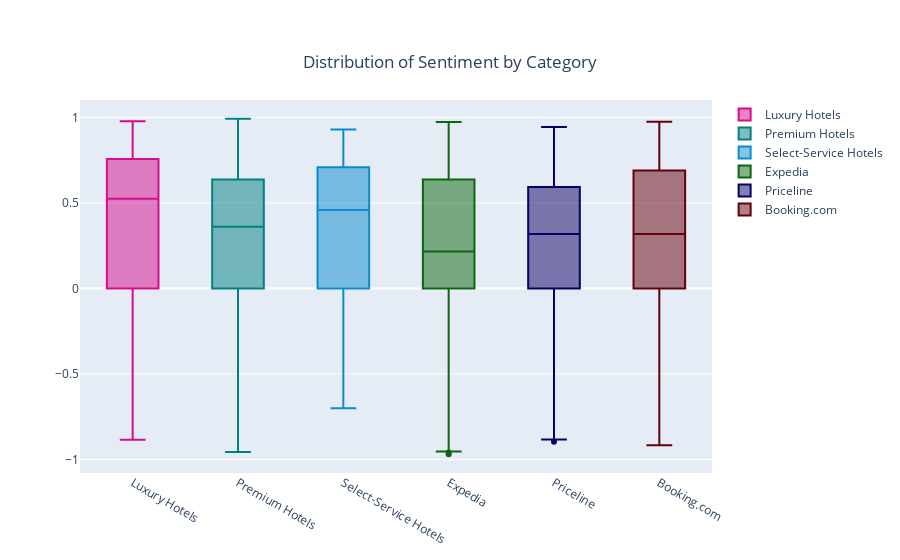

This figure's notebook cell:
### Markdown cell above
Each tweet was given a sentiment score using VADER. The VADER compound score is a metric that calculates the sum of all the lexicon ratings which have been normalized between -1(most extreme negative) and +1 (most extreme positive). This metric was used to analyze sentiment.

### Code cell
y0 = all_data.loc[all_data['Class'] == 'Luxury']['Sentiment_VADER']
y1 = all_data.loc[all_data['Class'] == 'Premium']['Sentiment_VADER']
y2 = all_data.loc[all_data['Class'] == 'Select']['Sentiment_VADER']
y3 = all_data.loc[all_data['Class'] == 'Expedia']['Sentiment_VADER']
y4 = all_data.loc[all_data['Class'] == 'Priceline']['Sentiment_VADER']
y5 = all_data.loc[all_data['Class'] == 'Booking.com']['Sentiment_VADER']

trace0 = go.Box(
    y=y0,
    name = 'Luxury Hotels',
    marker = dict(
        color = 'rgb(214, 12, 140)',
    )
)
trace1 = go.Box(
    y=y1,
    name = 'Premium Hotels',
    marker = dict(
        color = 'rgb(0, 128, 128)',
    )
)
trace2 = go.Box(
    y=y2,
    name = 'Select-Service Hotels',
    marker = dict(
        color = 'rgb(10, 140, 208)',
    )
)
trace3 = go.Box(
    y=y3,
    name = 'Expedia',
    marker = dict(
        color = 'rgb(12, 102, 14)',
    )
)
trace4 = go.Box(
    y=y4,
    name = 'Priceline',
    marker = dict(
        color = 'rgb(10, 0, 100)',
    )
)
trace5 = go.Box(
    y=y5,
    name = 'Booking.com',
    marker = dict(
        color = 'rgb(100, 0, 10)',
    )
)
data = [trace0, trace1, trace2, trace3, trace4, trace5]
layout = go.Layout(
    title = {'text':"Distribution of Sentiment by Class", 'y':0.9,
        'x':0.5, 'xanchor': 'center',
        'yanchor': 'top'})

fig = go.Figure(data=data,layout=layout)
fig.show()
#iplot(fig, filename = "Sentiment Polarity Boxplot of Category Name")

### Figure 1 — Plotly figure (JSON) as saved in the notebook; plotly's stock layout.template omitted (floating-point values rounded to 4 significant figures; data arrays with more than 128 entries replaced by an {"elided": "..."} marker saying what was removed)
{"data": [{"marker": {"color": "rgb(214, 12, 140)"}, "name": "Luxury Hotels", "type": "box", "y": {"elided": "1015 float values"}}, {"marker": {"color": "rgb(0, 128, 128)"}, "name": "Premium Hotels", "type": "box", "y": {"elided": "13477 float values"}}, {"marker": {"color": "rgb(10, 140, 208)"}, "name": "Select-Service Hotels", "type": "box", "y": [0, 0.7673, 0, 0.4926, 0, 0.8275, 0.3612, 0.8689, 0.743, 0.9281, -0.4295, -0.6705, 0.6369, 0, 0.8718, 0, 0, 0.8016, 0, 0, 0.4019, 0.7906, 0.8779, 0.5574, 0, 0.6249, 0, 0.902, 0.5229, 0.2967, 0, 0, 0, 0.8442, 0.8356, 0.5106, 0.4019, 0.6249, -0.4767, 0.8906, 0.508, -0.4767, 0.7067, 0.5673, 0, 0, 0.636, 0.7494, 0, 0.7156, -0.6996, -0.3595, 0.6369, 0.6369, 0, 0, 0, 0.6369, -0.3612, 0.5994, 0.8038, 0.5538, 0, 0, 0, 0, 0.8881, 0, 0.1926, 0.6369, 0, 0.9299, -0.296, 0.7003, 0.6705, 0.7772, 0.7964, 0.6705, 0, 0.2263, 0.4939, 0.4588, 0.9258, 0, 0.3612, 0.508, 0, 0, 0.9304]}, {"marker": {"color": "rgb(12, 102, 14)"}, "name": "Expedia", "type": "box", "y": {"elided": "3578 float values"}}, {"marker": {"color": "rgb(10, 0, 100)"}, "name": "Priceline", "type": "box", "y": {"elided": "618 float values"}}, {"marker": {"color": "rgb(100, 0, 10)"}, "name": "Booking.com", "type": "box", "y": {"elided": "1159 float values"}}], "layout": {"title": {"text": "Distribution of Sentiment by Category", "x": 0.5, "xanchor": "center", "y": 0.9, "yanchor": "top"}}}
